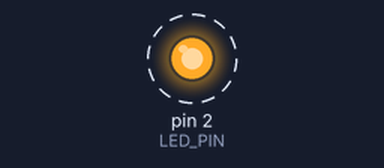
A sketch run on a simulated Arduino Uno, built with avr-gcc and run on an emulated ATmega328P. Parts: output pins drawn as LEDs (lit = HIGH). Dashed ring = blinking. What the sketch prints to the serial monitor is not drawn.

Above: at 0.2 s.
Timing chart, 0 to 3.0 s (numbered marks = the images above):
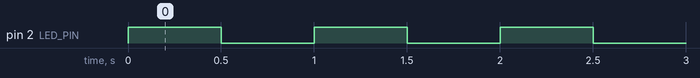

The sketch:

blink_fast_ino.ino
```cpp
#define LED_PIN 2

void setup() {
  Serial.begin(115200);
  pinMode(LED_PIN, OUTPUT);
}

void loop() {
  Serial.println("Fast Blink!");
  digitalWrite(LED_PIN, HIGH);
  delay(500);  // 缩短为0.5秒，闪烁变快
  digitalWrite(LED_PIN, LOW);
  delay(500);
}
```

Measured:
- by itself, pin 2 (LED_PIN): alternates HIGH for 0.50 s and LOW for 0.50 s
